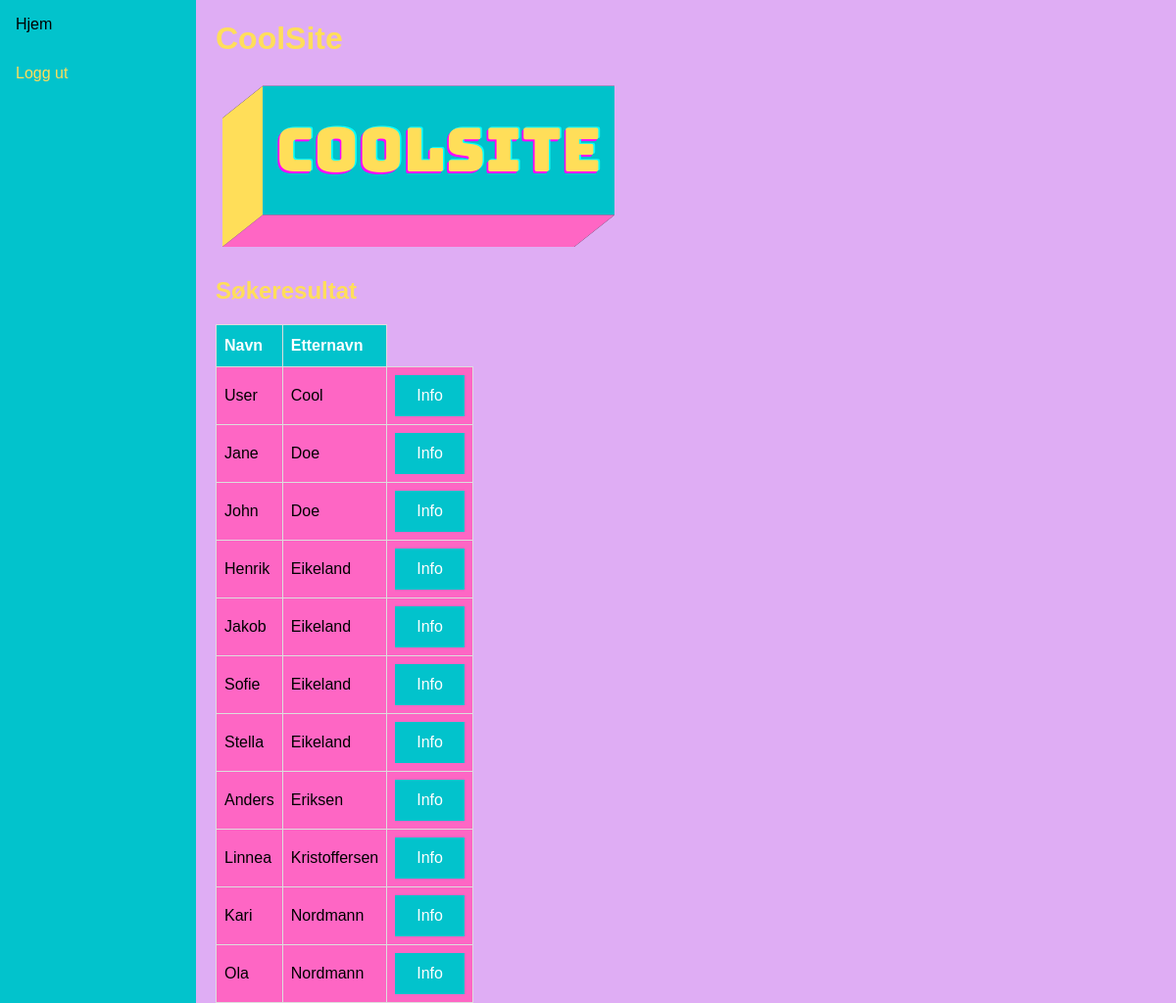
Page /search/ (signed in) on the earlier database version.
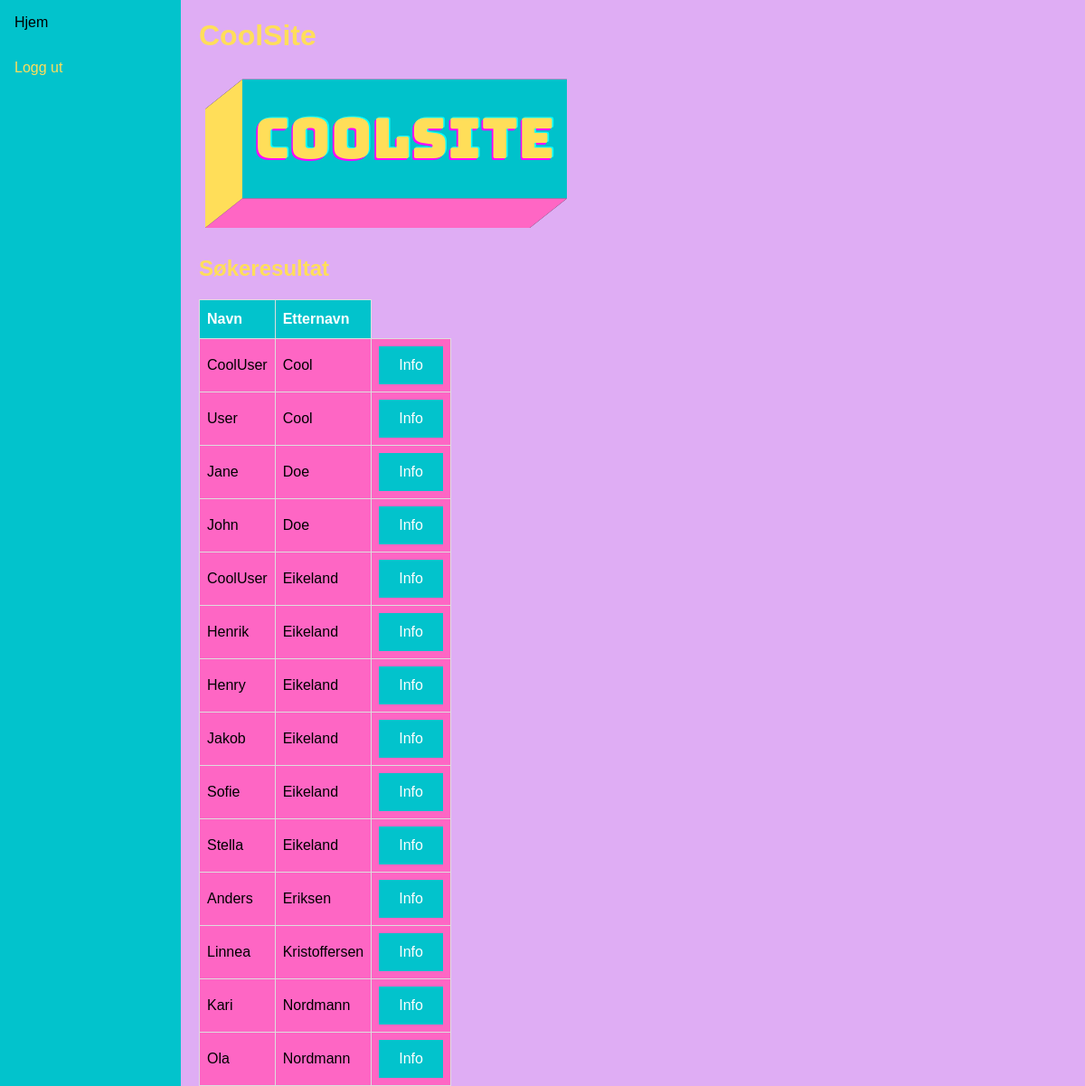
Same page on the later database version.
### coolflex/models.py (models this page shows, shortened)
class CoolUser(models.Model):
    first_name = models.CharField(max_length=20, default="CoolUser")
    last_name = models.CharField(max_length=20, default ="")
    klasse = models.ForeignKey(Klasse, null=True, related_name="cooluser", on_delete=models.CASCADE)
    teacher = models.ForeignKey(User, blank=True, on_delete=models.CASCADE, related_name="+")
    parent = models.ForeignKey(User, blank=True, on_delete=models.CASCADE, related_name="+")
    status = models.CharField(max_length=3, default="DEF", blank=True, null=True)
    timestamp = models.CharField(max_length=20, default="N/A", blank=True, null=True)
    location = models.CharField(max_length=20, default="N/A", blank=True, null=True)
    class Meta:
        ordering = ["last_name", "first_name"]

### coolflex/views.py (the view)
# urls.py: path("search/", views.search, name="search_results"),
@login_required
@csrf_exempt
def search(request): #https://stackoverflow.com/questions/15050571/django-csrf-token-in-search-result-url
	query = request.GET.get('q', '')
	result = []
	result = CoolUser.objects.filter(
		Q(first_name__icontains=query) | Q(last_name__icontains=query)
	)
	context = {'query':query, 'result':result}
	return render(request, 'coolflex/search_results.html', context)

### coolflex/templates/coolflex/search_results.html
{% extends 'coolflex/base.html' %}
{% load static %}
{% block content %}
<h2>Søkeresultat</h2>
<table id="coolflex">
    <thead>
      <tr>
        <th>Navn</th>
        <th>Etternavn</th>
      </tr>
    </thead>
    <tbody>
        {% for user in result %}
            <tr>
                <tr>
                <td> {{ user.first_name }} </td>
                <td> {{ user.last_name }} </td>
                <td> <div class="button"><a href="{% url 'cooluser' user.id %}">Info</a></div> </td>
                </tr>
            </tr>
        {% endfor %}
    </tbody>
    </table>
{% endblock %}
{% block sidenav %}
<a href="{% url 'frontpage' %}">Hjem</a>
<a href="{% url 'logout' %}">Logg ut</a>
{% endblock %}

Differences in the rows shown:
added CoolUser: first_name "CoolUser", last_name "Cool"
added CoolUser: first_name "CoolUser", last_name "Eikeland"
added CoolUser: first_name "Henry", last_name "Eikeland"
